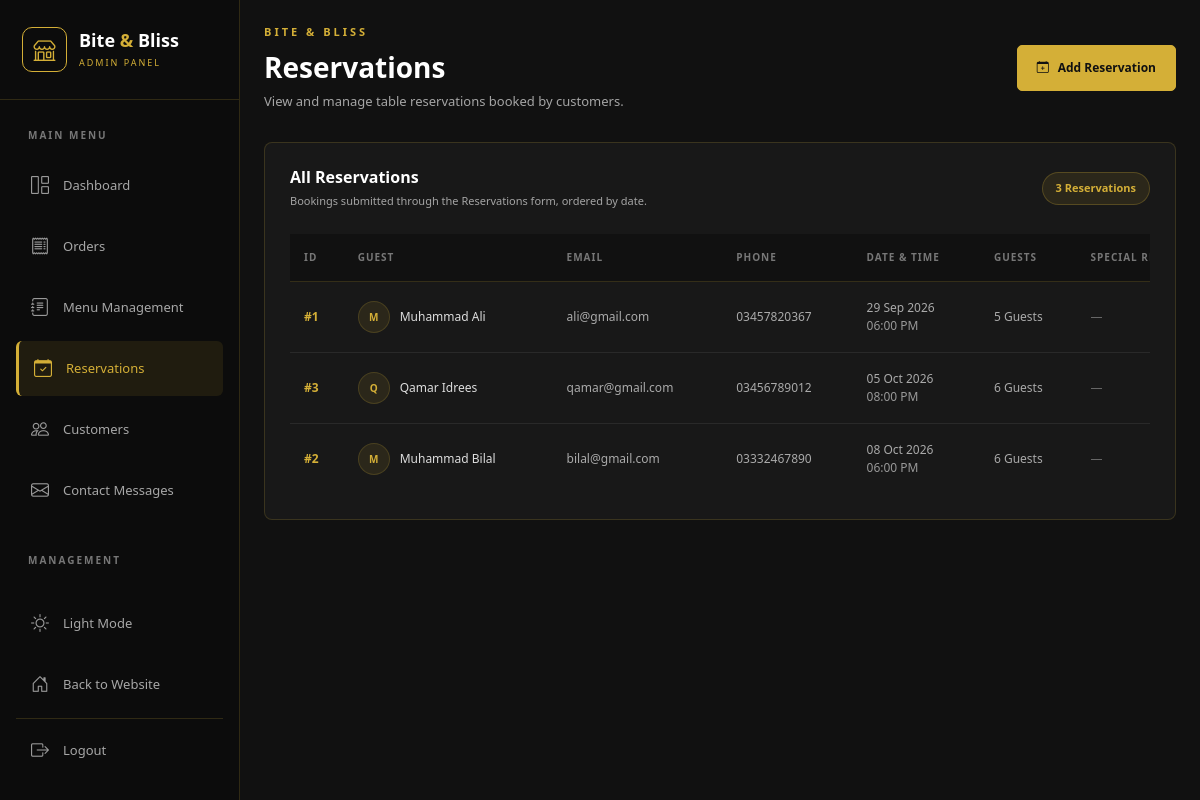
Screenshot of /admin/reservations.php (signed in) with the database file from the repository.
### tables this page shows
CREATE TABLE `reservations` (
  `id` int(11) NOT NULL,
  `full_name` varchar(100) NOT NULL,
  `email` varchar(150) NOT NULL,
  `phone` varchar(30) NOT NULL,
  `reservation_date` date NOT NULL,
  `reservation_time` time NOT NULL,
  `guests` int(11) NOT NULL,
  `special_request` text DEFAULT NULL,
  `status` varchar(30) DEFAULT 'Pending',
  `created_at` timestamp NOT NULL DEFAULT current_timestamp()
);

### admin/reservations.php (the view, shortened to what this page needs)
<?php
require_once "../config/database.php";
$stmt = $pdo->query("
    SELECT
        id,
        full_name,
        email,
        phone,
        reservation_date,
        reservation_time,
        guests,
        special_request,
        status,
        created_at
    FROM reservations
    ORDER BY reservation_date ASC, reservation_time ASC
");
$reservations = $stmt->fetchAll(PDO::FETCH_ASSOC);
?>
<!DOCTYPE html>
<html lang="en">
<head>
    <link
        href="https://cdn.jsdelivr.net/npm/bootstrap@5.3.3/dist/css/bootstrap.min.css"
        rel="stylesheet">
    <link
        rel="stylesheet"
        href="https://cdn.jsdelivr.net/npm/bootstrap-icons@1.11.3/font/bootstrap-icons.min.css">
    <link
        rel="stylesheet"
        href="css/admin.css">
</head>
<body>
<div class="admin-layout">
    <?php require_once "includes/sidebar.php"; ?>
    <main class="main-content">
        <div class="container-fluid p-4">
            <div class="page-heading users-page-heading">
                <div>
                    <p class="gold-label">
                        BITE & BLISS
                    </p>
                    <h1>
                        Reservations
                    </h1>
                    <p>
                        View and manage table reservations booked by customers.
                    </p>
                </div>
                <a
                    href="reservation_add.php"
                    class="gold-btn">
                    <i
                        class="bi bi-calendar-plus"
                        aria-hidden="true">
                    </i>
                    Add Reservation
                </a>
            </div>
            <div class="dashboard-card contact-messages-card">
                <div class="card-header-custom">
                    <div>
                        <h5>
                            All Reservations
                        </h5>
                        <p>
                            Bookings submitted through the Reservations form, ordered by date.
                        </p>
                    </div>
                    <span class="message-count">
                        <?= count($reservations) ?>
                        <?= count($reservations) === 1
                            ? "Reservation"
                            : "Reservations"
                        ?>
                    </span>
                </div>
                <div class="table-responsive">
                    <table
                        class="table restaurant-table contact-messages-table">
                        <thead>
                            <tr>
                                <th>
                                    ID
                                </th>
                                <th>
                                    GUEST
                                </th>
                                <th>
                                    EMAIL
                                </th>
                                <th>
                                    PHONE
                                </th>
                                <th>
                                    DATE &amp; TIME
                                </th>
                                <th>
                                    GUESTS
                                </th>
                                <th>
                                    SPECIAL REQUEST
                                </th>
                            </tr>
                        </thead>
                        <tbody>
                            <?php if (empty($reservations)): ?>
                                <tr>
                                    <td
                                        colspan="9"
                                        class="text-center">
                                        <div class="empty-messages">
                                            <i
                                                class="bi bi-calendar-x">
                                            </i>
                                            <h6>
                                                No Reservations Found
                                            </h6>
                                            <p>
                                                There are no table reservations yet.
                                            </p>
                                        </div>
                                    </td>
                                </tr>
                            <?php else: ?>
                                <?php foreach ($reservations as $reservation): ?>
                                    <tr>
                                        <td>
                                            <strong>
                                                #<?= (int) $reservation["id"] ?>
                                            </strong>
                                        </td>
                                        <td>
                                            <div class="message-user">
                                                <span class="message-avatar">
                                                    <?= htmlspecialchars(
                                                        strtoupper(
                                                            substr(
                                                                $reservation["full_name"],
                                                                0,
                                                                1
                                                            )
                                                        ),
                                                        ENT_QUOTES,
                                                        'UTF-8'
                                                    ) ?>
                                                </span>
                                                <span>
                                                    <?= htmlspecialchars(
                                                        $reservation["full_name"],
                                                        ENT_QUOTES,
                                                        'UTF-8'
                                                    ) ?>
                                                </span>
                                            </div>
                                        </td>
                                        <td>
                                            <a
                                                href="mailto:<?= htmlspecialchars(
                                                    $reservation["email"],
                                                    ENT_QUOTES,
                                                    'UTF-8'
                                                ) ?>"
                                                class="contact-link">
                                                <?= htmlspecialchars(
                                                    $reservation["email"],
                                                    ENT_QUOTES,
                                                    'UTF-8'
                                                ) ?>
                                            </a>
                                        </td>
                                        <td>
                                            <a
                                                href="tel:<?= htmlspecialchars(
                                                    $reservation["phone"],
                                                    ENT_QUOTES,
                                                    'UTF-8'
                                                ) ?>"
                                                class="contact-link">
                                                <?= htmlspecialchars(
                                                    $reservation["phone"],
                                                    ENT_QUOTES,
                                                    'UTF-8'
                                                ) ?>
                                            </a>
                                        </td>
                                        <td>
                                            <?= date(
                                                "d M Y",
                                                strtotime(
                                                    $reservation["reservation_date"]
                                                )
                                            ) ?>
                                            <br>
                                            <span class="username-text">
                                                <?= date(
                                                    "h:i A",
                                                    strtotime(
                                                        $reservation["reservation_time"]
                                                    )
                                                ) ?>
                                            </span>
                                        </td>
                                        <td>
                                            <?= (int) $reservation["guests"] ?>
                                            <?= (int) $reservation["guests"] === 1
                                                ? "Guest"
                                                : "Guests"
                                            ?>
                                        </td>
                                        <td>
                                            <?php if (
                                                !empty($reservation["special_request"])
                                            ): ?>
                                                <div class="message-content">
                                                    <?= nl2br(
                                                        htmlspecialchars(
                                                            $reservation["special_request"],
                                                            ENT_QUOTES,
                                                            'UTF-8'
                                                        )
                                                    ) ?>
                                                </div>
                                            <?php else: ?>
                                                <span class="empty-value">
                                                    —
                                                </span>
                                            <?php endif; ?>
                                        </td>
                                    </tr>
                                <?php endforeach; ?>
                            <?php endif; ?>
                        </tbody>
                    </table>
                </div>
            </div>
        </div>
    </main>
</div>
</body>
</html>

### rows the page displays
reservations: id "1", full_name "M", full_name "Muhammad Ali", email "ali@gmail.com", phone "03457820367", reservation_date "29 Sep 2026", reservation_time "06:00 PM", guests "5", shows "Guests"
reservations: id "3", full_name "Q", full_name "Qamar Idrees", email "qamar@gmail.com", phone "03456789012", reservation_date "05 Oct 2026", reservation_time "08:00 PM", guests "6", shows "Guests"
reservations: id "2", full_name "M", full_name "Muhammad Bilal", email "bilal@gmail.com", phone "03332467890", reservation_date "08 Oct 2026", reservation_time "06:00 PM", guests "6", shows "Guests"

### other values shown
count($reservations) "3"
